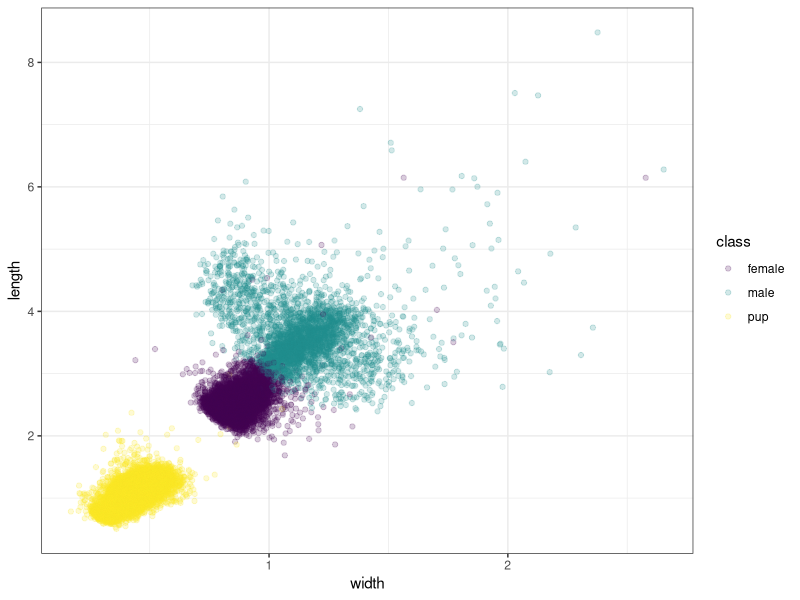
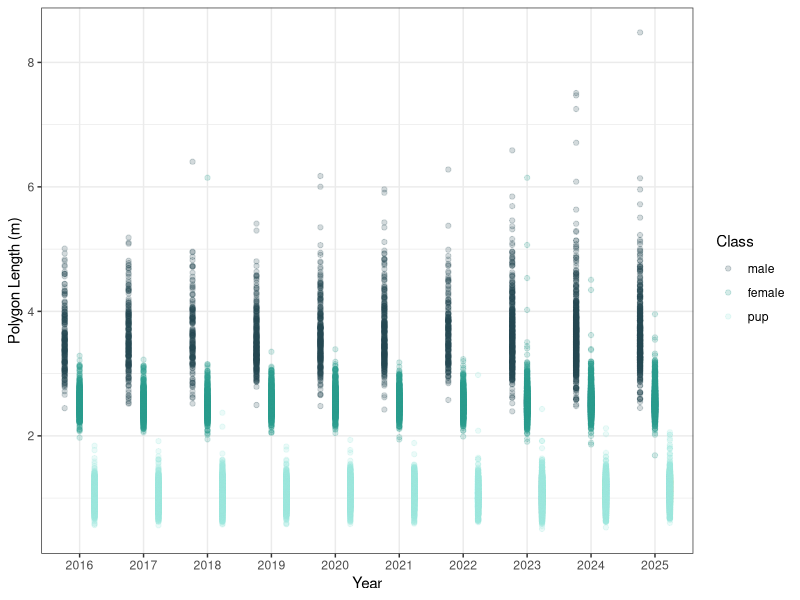

Write R code to recreate these figures, in order.
## ---- chunk 1
#| output: false
##Packages!!====================================================================
library(tidyverse)
library(here)

#the files======================================================================
drone=read_csv(here::here("data/raw/Universal Project Data/uasdata.csv"))
ocean=read_csv(here::here("data/raw/Universal Project Data/oce.indices.csv"))
procedure=read_csv(here::here("data/raw/ESEAL_FORAGING_2024_REVISED.v2.csv"))

skimr::skim(drone)
skimr::skim(ocean)
skimr::skim(procedure)
## ---- chunk 2
basic=ggplot(data=drone, mapping = aes(x = width , y = length))+
  geom_point(alpha=0.2, aes(color=class))+
  theme_bw()+
  scale_color_viridis_d()
basic
## ---- chunk 3
#lets change class and year to be factors for visualization purposes 
drone.cleanv1 <- drone %>%
  mutate(class.f = relevel(as.factor(class), 'male', 'female', 'pup' ), 
         year.f = relevel(as.factor(year), '2016', '2017', '2018', '2019', '2020', '2021', '2022', '2023', '2024', '2025'))

#save changes as a new csv
#write_csv(drone.cleanv1,"/data/cleaned/uascleanv1.csv" )
## ---- chunk 4
#color palette 
classpalette = c(
  "male" = "#264653", 
  "female" = "#2a9d8f", 
  "pup" = "#9fe9e0")

#the plot 
fun=ggplot(data=drone.cleanv1, mapping = aes(x = year.f , y = length, color=class.f))+
  geom_point(alpha = 0.2, position = position_dodge(width = 0.7)) +
  #facet_grid(class.f~.,switch='y')+
  theme_bw()+
  scale_color_manual(values = classpalette)+
  labs(y= "Polygon Length (m)", x= "Year", color="Class")
fun
